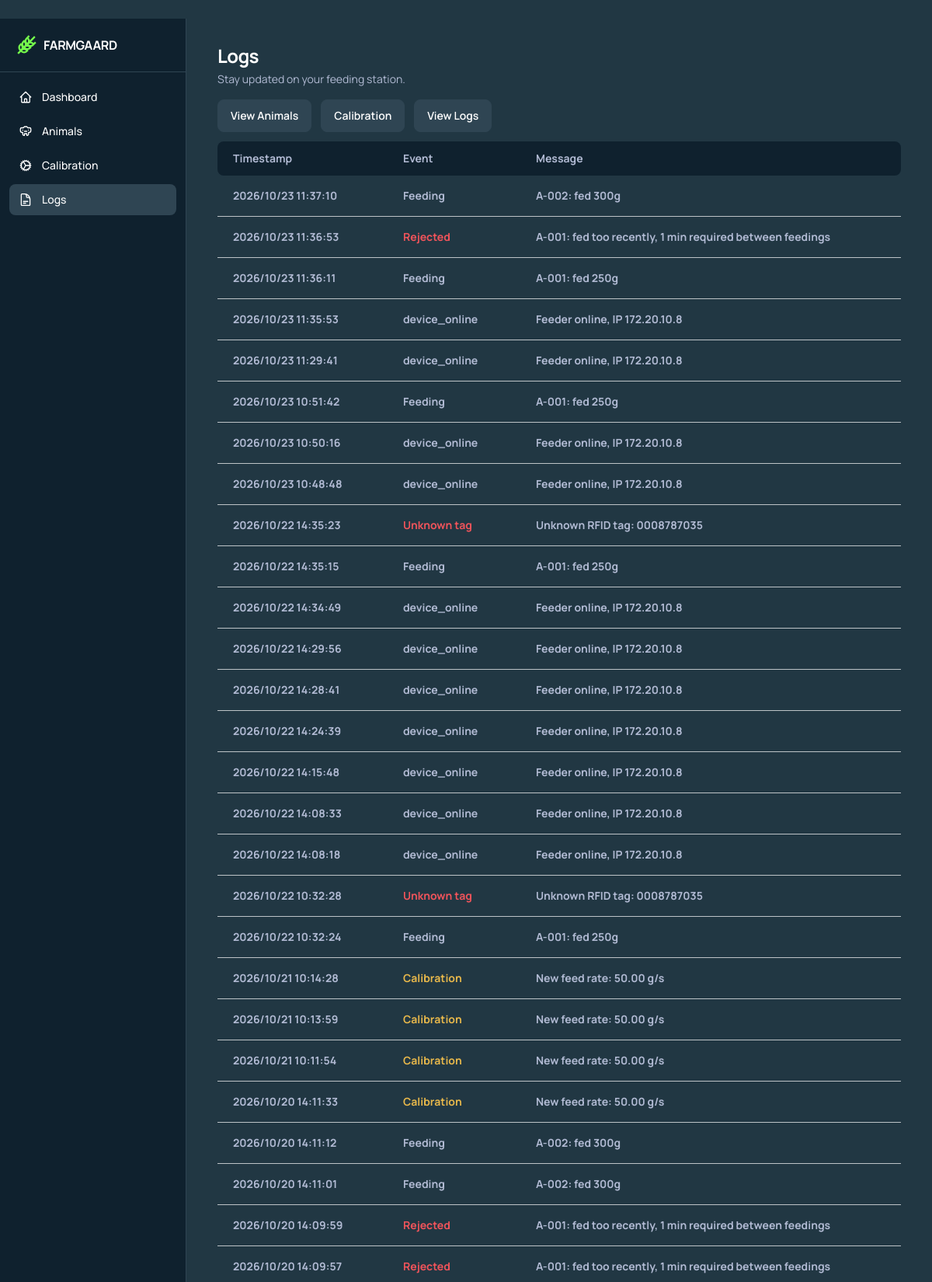
Screenshot of /logs (signed in, upper part) with the database file from the repository.
### website/models.py (models this page shows, shortened)
class Log(db.Model):
    id = db.Column(db.Integer, primary_key=True)
    timestamp = db.Column(db.DateTime, default=datetime.utcnow, nullable=False)
    event_type = db.Column(db.String(50), nullable=False)
    message = db.Column(db.String(255))

### website/views.py (the view)
@views.route('/logs')
@login_required
def logs():
    query = Log.query
    after = request.args.get('after', type=int)
    if after is not None:
        query = query.filter(Log.id > after)
    logs = query.order_by(Log.timestamp.desc()).all()
    return render_template("logs.html", logs=logs)

### website/__init__.py (called while the page is built)
def select_locale():
    lang = request.cookies.get('lang')
    if lang in LANGUAGES:
        return lang
    return request.accept_languages.best_match(LANGUAGES) or 'en'

### website/templates/logs.html (shortened to what this page needs)
﻿{% extends "base.html" %}
{% block content %}
<div class="mb-4">
  <h1 class="text-2xl font-bold tracking-tight text-primaryText">{{ _('Logs') }}</h1>
  <p class="mt-1 text-sm text-secondaryText">{{ _('Stay updated on your feeding station.') }}</p>
</div>
<div class="mb-3 flex flex-wrap gap-3">
  <a href="/animals" class="rounded-lg border border-buttonBorder px-4 py-2.5 text-sm font-semibold text-primaryText bg-hoverDarkBG hover:bg-hoverLightBG transition">{{ _('View Animals') }}</a>
  <a href="/calibration" class="rounded-lg border border-buttonBorder px-4 py-2.5 text-sm font-semibold text-primaryText bg-hoverDarkBG hover:bg-hoverLightBG transition">{{ _('Calibration') }}</a>
  <a href="/logs" class="rounded-lg border border-buttonBorder px-4 py-2.5 text-sm font-semibold text-primaryText bg-hoverDarkBG hover:bg-hoverLightBG transition">{{ _('View Logs') }}</a>
</div>
{% set event_tone = {'feeding': 'secondaryText', 'feeding_rejected': 'bad', 'calibration': 'gold', 'animal_updated': 'secondaryText', 'unknown_tag': 'bad'} %}
{% set event_label = {'feeding': _('Feeding'), 'feeding_rejected': _('Rejected'), 'calibration': _('Calibration'), 'animal_updated': _('Animal updated'), 'unknown_tag': _('Unknown tag')} %}
<div id="logsTable" class="overflow-x-auto {% if not logs %}hidden{% endif %}">
  <table class="w-full min-w-[720px] border-separate border-spacing-0">
    <thead>
      <tr>
        <th class="bg-darkBG px-5 py-3 text-left text-sm font-bold text-secondaryText rounded-l-lg">{{ _('Timestamp') }}</th>
        <th class="bg-darkBG px-5 py-3 text-left text-sm font-bold text-secondaryText">{{ _('Event') }}</th>
        <th class="bg-darkBG px-5 py-3 text-left text-sm font-bold text-secondaryText rounded-r-lg">{{ _('Message') }}</th>
      </tr>
    </thead>
    <tbody id="logsBody" class="[&>tr:first-child>td]:border-t-0">
      {% for log in logs %}
      {% set tone = event_tone.get(log.event_type, 'secondaryText') %}
      {% set unknown_tag = log.message.split(': ')[-1] if log.event_type == 'unknown_tag' and log.message else None %}
      {% if unknown_tag %}
      <tr
        data-log-id="{{ log.id }}"
        data-unknown-tag-row
        data-href="{{ url_for('views.animals', add_rfid=unknown_tag) }}"
        tabindex="0"
        role="link"
        aria-label="{{ _('Add animal with RFID tag') }} {{ unknown_tag }}"
        title="{{ _('Add an animal with this tag') }}"
        class="cursor-pointer transition hover:bg-hoverDarkBG focus:outline-none focus-visible:ring-2 focus-visible:ring-secondaryText/40"
      >
      {% else %}
      <tr data-log-id="{{ log.id }}">
      {% endif %}
        <td class="px-5 py-4 text-sm font-bold text-secondaryText whitespace-nowrap border-t border-white/70">
          {{ log.timestamp.strftime('%Y/%m/%d %H:%M:%S') }}
        </td>
        <td class="px-5 py-4 text-sm font-bold text-{{ tone }} border-t border-white/70">
            {{ event_label.get(log.event_type, log.event_type) }}
        </td>
        <td class="px-5 py-4 text-sm font-bold text-secondaryText border-t border-white/70">
          {{ log.message or '-' }}
        </td>
      </tr>
      {% endfor %}
    </tbody>
  </table>
</div>
{% endblock %}

### website/templates/base.html (style rules this page uses)
body { font-family: 'Manrope', ui-sans-serif, system-ui, sans-serif; }

### rows the page displays
Log: timestamp "2026/10/23 11:37:10", get "Feeding", message "A-002: fed 300g"
Log: timestamp "2026/10/23 11:36:53", get "Rejected", message "A-001: fed too recently, 1 min required between feedings"
Log: timestamp "2026/10/23 11:36:11", get "Feeding", message "A-001: fed 250g"
Log: timestamp "2026/10/23 11:35:53", get "device_online", message "Feeder online, IP 172.20.10.8"
Log: timestamp "2026/10/23 11:29:41", get "device_online", message "Feeder online, IP 172.20.10.8"
Log: timestamp "2026/10/23 10:51:42", get "Feeding", message "A-001: fed 250g"
Log: timestamp "2026/10/23 10:50:16", get "device_online", message "Feeder online, IP 172.20.10.8"
Log: timestamp "2026/10/23 10:48:48", get "device_online", message "Feeder online, IP 172.20.10.8"
Log: timestamp "2026/10/22 14:35:23", get "Unknown tag", message "Unknown RFID tag: 0008787035"
Log: timestamp "2026/10/22 14:35:15", get "Feeding", message "A-001: fed 250g"
Log: timestamp "2026/10/22 14:34:49", get "device_online", message "Feeder online, IP 172.20.10.8"
Log: timestamp "2026/10/22 14:29:56", get "device_online", message "Feeder online, IP 172.20.10.8"
Log: timestamp "2026/10/22 14:28:41", get "device_online", message "Feeder online, IP 172.20.10.8"
Log: timestamp "2026/10/22 14:24:39", get "device_online", message "Feeder online, IP 172.20.10.8"
Log: timestamp "2026/10/22 14:15:48", get "device_online", message "Feeder online, IP 172.20.10.8"
Log: timestamp "2026/10/22 14:08:33", get "device_online", message "Feeder online, IP 172.20.10.8"
Log: timestamp "2026/10/22 14:08:18", get "device_online", message "Feeder online, IP 172.20.10.8"
Log: timestamp "2026/10/22 10:32:28", get "Unknown tag", message "Unknown RFID tag: 0008787035"
Log: timestamp "2026/10/22 10:32:24", get "Feeding", message "A-001: fed 250g"
Log: timestamp "2026/10/21 10:14:28", get "Calibration", message "New feed rate: 50.00 g/s"
Log: timestamp "2026/10/21 10:13:59", get "Calibration", message "New feed rate: 50.00 g/s"
Log: timestamp "2026/10/21 10:11:54", get "Calibration", message "New feed rate: 50.00 g/s"
Log: timestamp "2026/10/20 14:11:33", get "Calibration", message "New feed rate: 50.00 g/s"
Log: timestamp "2026/10/20 14:11:12", get "Feeding", message "A-002: fed 300g"
Log: timestamp "2026/10/20 14:11:01", get "Feeding", message "A-002: fed 300g"
Log: timestamp "2026/10/20 14:09:59", get "Rejected", message "A-001: fed too recently, 1 min required between feedings"
Log: timestamp "2026/10/20 14:09:57", get "Rejected", message "A-001: fed too recently, 1 min required between feedings"

### other values shown
{{ label }} "Dashboard" "Animals" "Calibration" "Logs"
